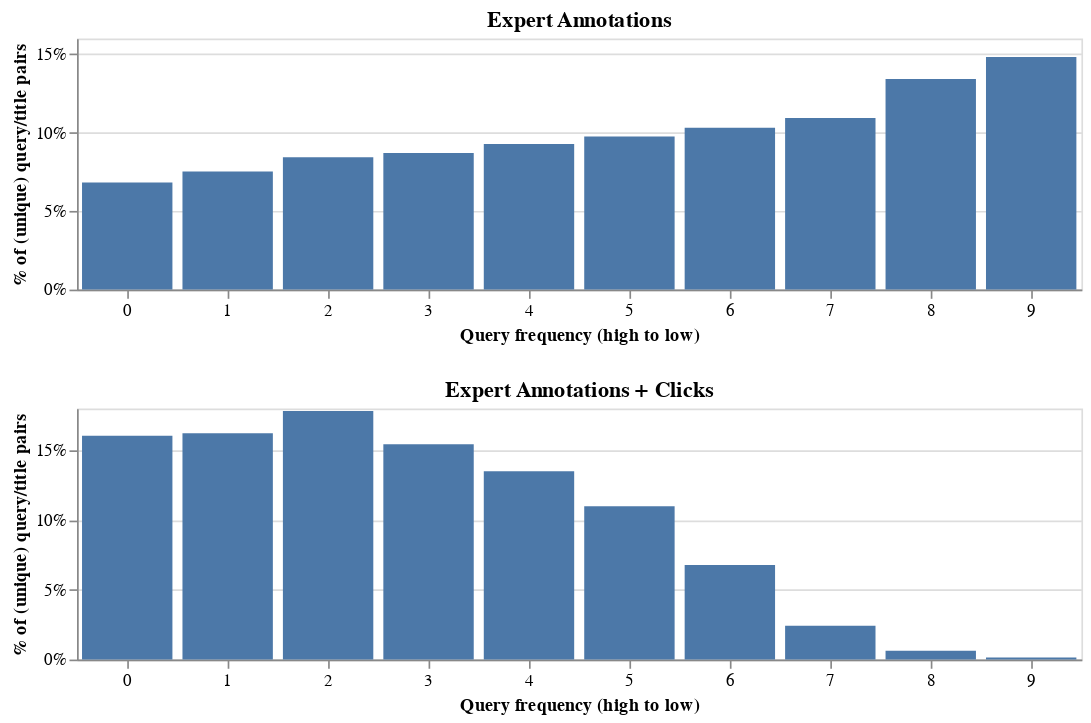

The cell this chart's notebook holds for it:
### Markdown cell above
#### Query popularity shift

### Code cell
alt.Chart(
    count_stats(annotation_df, groupby="frequency_bucket", unique=True),
    title="Expert Annotations",
    width=600,
    height=150,
).mark_bar().encode(
    x=alt.X("frequency_bucket:O", title="Query frequency (high to low)").axis(labelAngle=0),
    y=alt.Y("perc_documents", title="% of (unique) query/title pairs").axis(format="%"),
    tooltip=["perc_documents"],
) & alt.Chart(
    count_stats(match_df, groupby="frequency_bucket", unique=True),
    title="Expert Annotations + Clicks",
    width=600,
    height=150,
).mark_bar().encode(
    x=alt.X("frequency_bucket:O", title="Query frequency (high to low)").axis(labelAngle=0),
    y=alt.Y("perc_documents", title="% of (unique) query/title pairs").axis(format="%"),
    tooltip=["perc_documents"],
)

### Figure 1 — Vega-Lite specification as saved in the notebook (floating-point values rounded to 4 significant figures)
{"config": {"view": {"continuousWidth": 300, "continuousHeight": 300}}, "vconcat": [{"data": {"name": "data-11ea2066f8ed36b53295b1e358f74ee3"}, "mark": {"type": "bar"}, "encoding": {"tooltip": [{"field": "perc_documents", "type": "quantitative"}], "x": {"axis": {"labelAngle": 0}, "field": "frequency_bucket", "title": "Query frequency (high to low)", "type": "ordinal"}, "y": {"axis": {"format": "%"}, "field": "perc_documents", "title": "% of (unique) query/title pairs", "type": "quantitative"}}, "height": 150, "title": "Expert Annotations", "width": 600}, {"data": {"name": "data-2a0ef65018a2f3ad9439d0b219d85874"}, "mark": {"type": "bar"}, "encoding": {"tooltip": [{"field": "perc_documents", "type": "quantitative"}], "x": {"axis": {"labelAngle": 0}, "field": "frequency_bucket", "title": "Query frequency (high to low)", "type": "ordinal"}, "y": {"axis": {"format": "%"}, "field": "perc_documents", "title": "% of (unique) query/title pairs", "type": "quantitative"}}, "height": 150, "title": "Expert Annotations + Clicks", "width": 600}], "$schema": "https://vega.github.io/schema/vega-lite/v5.16.3.json", "datasets": {"data-11ea2066f8ed36b53295b1e358f74ee3": [{"frequency_bucket": 0, "documents": 25163, "perc_documents": 0.0682}, {"frequency_bucket": 1, "documents": 27784, "perc_documents": 0.0753}, {"frequency_bucket": 2, "documents": 31076, "perc_documents": 0.0843}, {"frequency_bucket": 3, "documents": 32110, "perc_documents": 0.0871}, {"frequency_bucket": 4, "documents": 34190, "perc_documents": 0.0927}, {"frequency_bucket": 5, "documents": 35957, "perc_documents": 0.0975}, {"frequency_bucket": 6, "documents": 38019, "perc_documents": 0.1031}, {"frequency_bucket": 7, "documents": 40364, "perc_documents": 0.1094}, {"frequency_bucket": 8, "documents": 49499, "perc_documents": 0.1342}, {"frequency_bucket": 9, "documents": 54660, "perc_documents": 0.1482}], "data-2a0ef65018a2f3ad9439d0b219d85874": [{"frequency_bucket": 0, "documents": 1392, "perc_documents": 0.1605}, {"frequency_bucket": 1, "documents": 1407, "perc_documents": 0.1622}, {"frequency_bucket": 2, "documents": 1545, "perc_documents": 0.1781}, {"frequency_bucket": 3, "documents": 1339, "perc_documents": 0.1544}, {"frequency_bucket": 4, "documents": 1171, "perc_documents": 0.135}, {"frequency_bucket": 5, "documents": 953, "perc_documents": 0.1099}, {"frequency_bucket": 6, "documents": 588, "perc_documents": 0.0678}, {"frequency_bucket": 7, "documents": 210, "perc_documents": 0.0242}, {"frequency_bucket": 8, "documents": 55, "perc_documents": 0.0063}, {"frequency_bucket": 9, "documents": 13, "perc_documents": 0.0015}]}}
